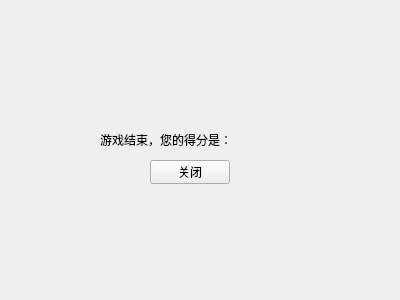
<?xml version="1.0" encoding="UTF-8"?>
<ui version="4.0">
 <class>Finish</class>
 <widget class="QWidget" name="Finish">
  <property name="geometry">
   <rect>
    <x>0</x>
    <y>0</y>
    <width>400</width>
    <height>300</height>
   </rect>
  </property>
  <property name="windowTitle">
   <string>Form</string>
  </property>
  <widget class="QPushButton" name="restart">
   <property name="geometry">
    <rect>
     <x>150</x>
     <y>160</y>
     <width>80</width>
     <height>24</height>
    </rect>
   </property>
   <property name="text">
    <string>关闭</string>
   </property>
  </widget>
  <widget class="QLabel" name="scoreLabel">
   <property name="geometry">
    <rect>
     <x>230</x>
     <y>130</y>
     <width>81</width>
     <height>20</height>
    </rect>
   </property>
   <property name="text">
    <string/>
   </property>
  </widget>
  <widget class="QLabel" name="label">
   <property name="geometry">
    <rect>
     <x>100</x>
     <y>130</y>
     <width>131</width>
     <height>20</height>
    </rect>
   </property>
   <property name="text">
    <string>游戏结束，您的得分是：</string>
   </property>
  </widget>
 </widget>
 <resources/>
 <connections/>
</ui>
